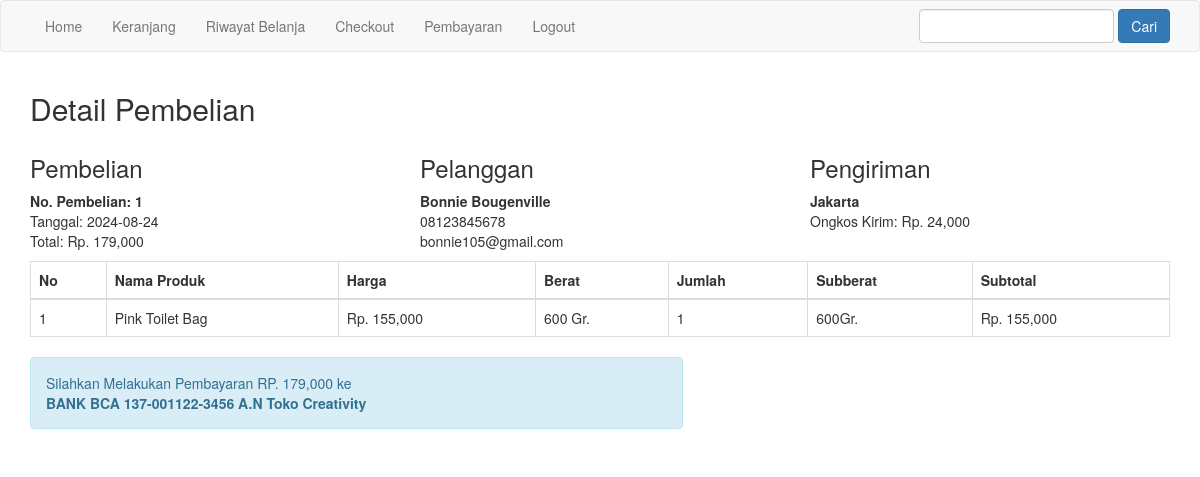
The page /nota.php?id=1 (signed in) on the database its author committed.
### tables this page shows
CREATE TABLE `pembelian` (
  `id_pembelian` int(11) NOT NULL,
  `id_pelanggan` int(11) NOT NULL,
  `id_ongkir` int(11) NOT NULL,
  `tanggal_pembelian` date NOT NULL,
  `total_pembelian` int(11) NOT NULL,
  `nama_kota` varchar(100) NOT NULL,
  `tarif` int(11) NOT NULL,
  `alamat_pengiriman` text NOT NULL,
  `status_pembelian` varchar(100) NOT NULL DEFAULT 'belum dibayar',
  `resi_pengriman` varchar(50) NOT NULL
);

CREATE TABLE `pelanggan` (
  `id_pelanggan` int(11) NOT NULL,
  `email_pelanggan` varchar(100) NOT NULL,
  `password_pelanggan` varchar(50) NOT NULL,
  `nama_pelanggan` varchar(100) NOT NULL,
  `telepon_pelanggan` varchar(25) NOT NULL,
  `alamat_pelanggan` text NOT NULL
);

CREATE TABLE `pembelian_produk` (
  `id_pembelian_produk` int(11) NOT NULL,
  `id_pembelian` int(11) NOT NULL,
  `id_produk` int(11) NOT NULL,
  `jumlah` int(11) NOT NULL,
  `nama` varchar(100) NOT NULL,
  `harga` int(11) NOT NULL,
  `berat` int(11) NOT NULL,
  `subberat` int(11) NOT NULL,
  `subharga` int(11) NOT NULL
);

### nota.php (the view, shortened to what this page needs)
<?php
include 'koneksi.php'; ?>
<!DOCTYPE html>
<html>
<head>
    <link rel="stylesheet" href="admin/assets/css/bootstrap.css">
</head>
<body>
<?php include 'menu.php'; ?>
    <div class="container">
    <h2>Detail Pembelian</h2>
<?php
$ambil = $koneksi->query("SELECT * FROM pembelian JOIN pelanggan
ON pembelian.id_pelanggan=pelanggan.id_pelanggan
WHERE pembelian.id_pembelian='$_GET[id]'");
$detail = $ambil->fetch_assoc();
?>
<div class="row">
    <div class="col-md-4">
        <h3>Pembelian</h3>
        <strong>No. Pembelian: <?php echo $detail['id_pembelian'] ?></strong><br>
        Tanggal: <?php echo $detail['tanggal_pembelian']; ?><br>
        Total: Rp. <?php echo number_format($detail['total_pembelian']); ?>
</div>
    <div class="col-md-4">
        <h3>Pelanggan</h3>
        <strong><?php echo $detail['nama_pelanggan'] ?></strong> <br>
        <p>
        <?php echo $detail['telepon_pelanggan']; ?> <br>
        <?php echo $detail['email_pelanggan']; ?>
</p>
</div>
        <div class="col-md-4">
            <h3>Pengiriman</h3>
            <strong><?php echo $detail['nama_kota'] ?></strong> <br>
            Ongkos Kirim: Rp. <?php echo number_format($detail['tarif']); ?>
            </div>
</div>
<table class="table table-bordered">
    <thead>
        <tr>
            <th>No</th>
            <th>Nama Produk</th>
            <th>Harga</th>
            <th>Berat</th>
            <th>Jumlah</th>
            <th>Subberat</th>
            <th>Subtotal</th>
        </tr>
</thead>
    <?php $nomor=1; ?>
    <?php $ambil=$koneksi->query("SELECT * FROM pembelian_produk WHERE id_pembelian='$_GET[id]'"); ?>
    <?php while($pecah=$ambil->fetch_assoc()){ ?>
    <tr>
    <td><?php echo $nomor; ?></td>
    <td><?php echo $pecah['nama']; ?></td>
    <td>Rp. <?php echo number_format($pecah['harga']); ?></td>
    <td><?php echo $pecah['berat']; ?> Gr.</td>
    <td><?php echo $pecah['jumlah']; ?></td>
    <td><?php echo $pecah['subberat']; ?>Gr.</td>
    <td>Rp. <?php echo number_format($pecah['subharga']); ?></td>
</tr>
<?php $nomor++; ?>
<?php } ?>
</table>
<div class="row">
    <div class="col-md-7">
        <div class="alert alert-info">
        <p>
            Silahkan Melakukan Pembayaran RP. <?php echo number_format($detail['total_pembelian']); ?> ke <br>
            <strong>BANK BCA 137-001122-3456 A.N Toko Creativity</strong>
    </p>
    </div>
    </div>
    </div>
             </div>
             </body>
             </html>

### rows shown on the page
pembelian: id_pembelian "1", tanggal_pembelian "2024-08-24", total_pembelian "179,000", id_pelanggan.nama_pelanggan "Bonnie Bougenville", id_pelanggan.telepon_pelanggan "08123845678", id_pelanggan.email_pelanggan "bonnie105@gmail.com", nama_kota "Jakarta", tarif "24,000"
pembelian_produk: nama "Pink Toilet Bag", harga "155,000", berat "600", jumlah "1", subberat "600", subharga "155,000"
